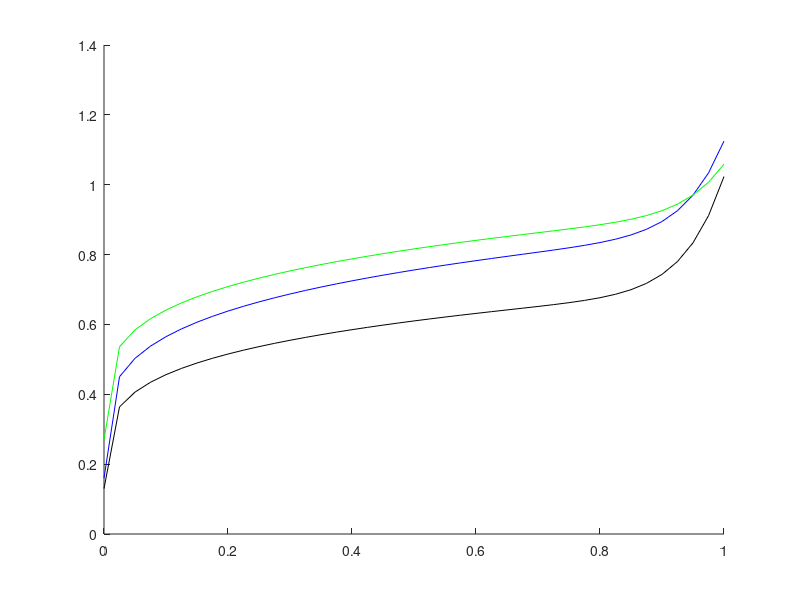

Write MATLAB code to recreate this figure. (Note: this script raises an error after producing the figure.)
x=0:0.025:1.0;

B1=0.13+0.58*(x/1.1).^0.24+1.5*(x/1.1).^16;
B2=0.16+0.72*(x/1.1).^0.24+1.2*(x/1.1).^16;
B3=0.27+0.66*(x/1.1).^0.24+0.66*(x/1.1).^16;

hold on
plot(x,B1,'-k')
plot(x,B2,'-b')
plot(x,B3,'-g')
legend([B1,B2,B3],'B_1','B_2','B_3')